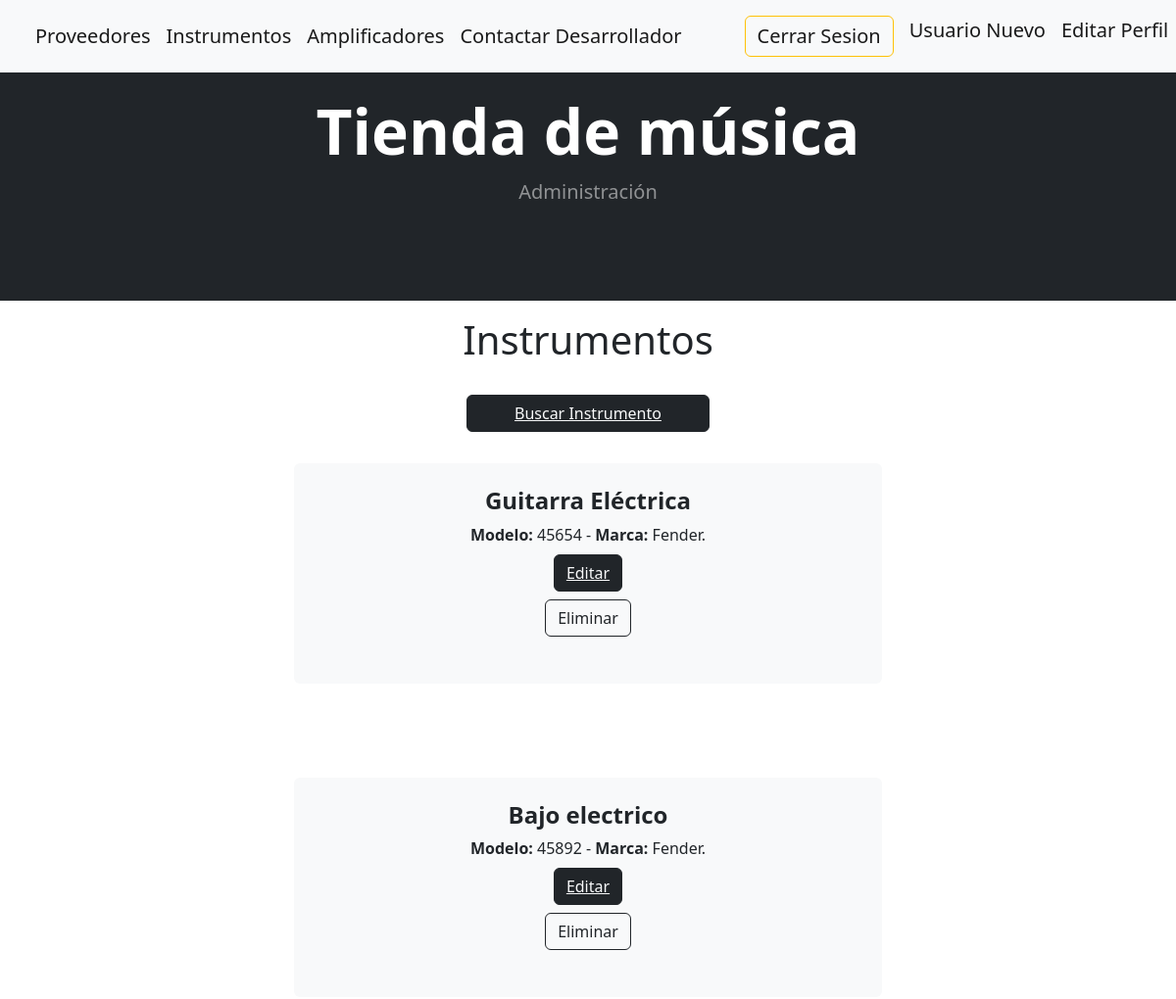
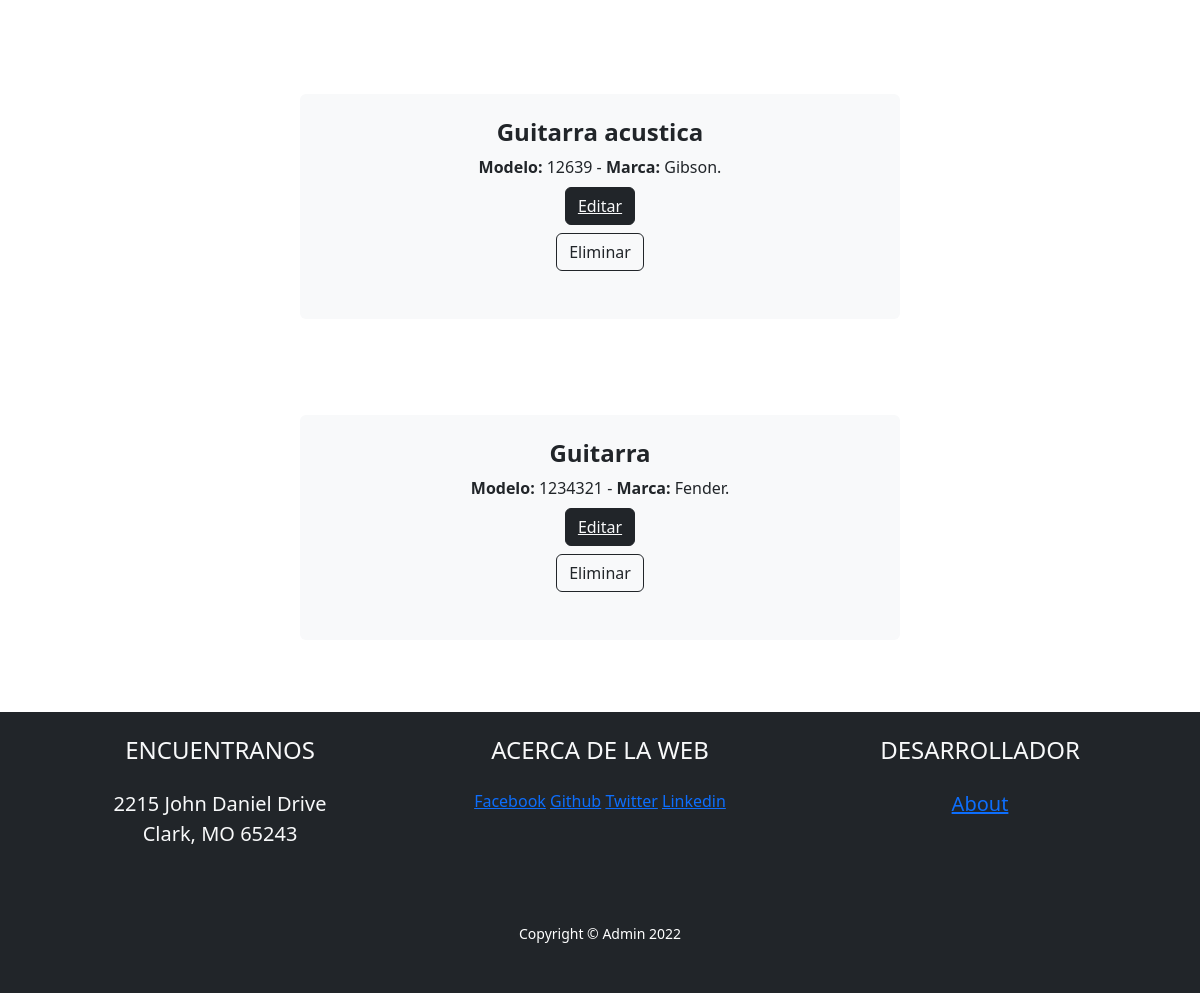
Page /app-tienda-musical/instrumento/ (signed in) on the earlier database version (2 pictures, top to bottom).
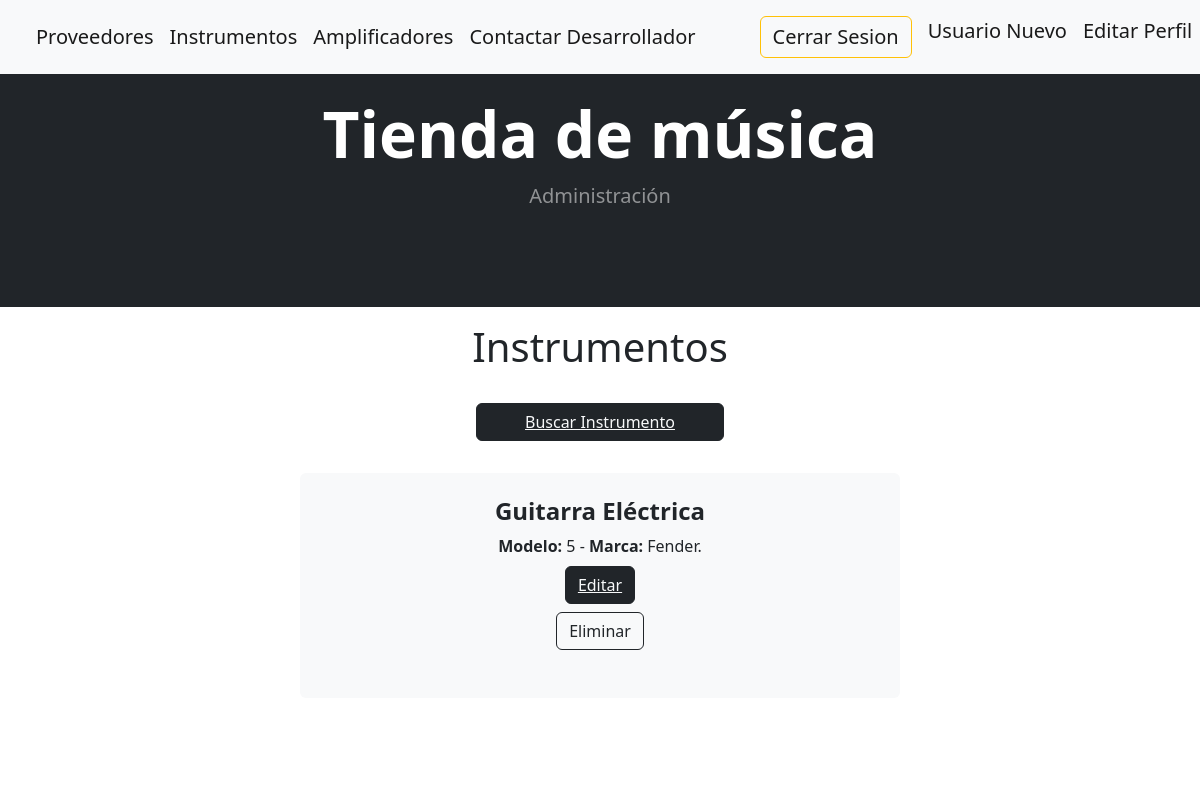
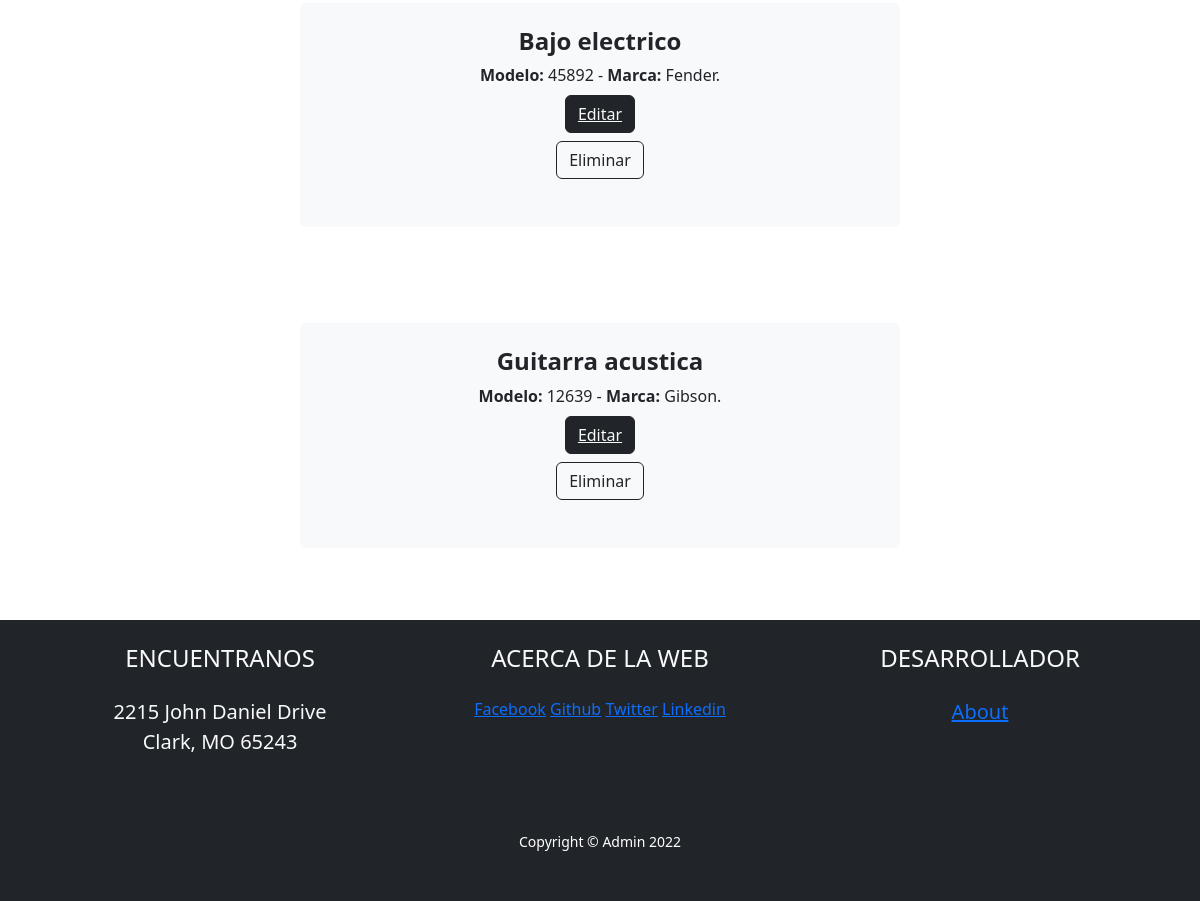
Same page on the later database version (2 pictures, top to bottom).
### AppTiendaMusical/models.py (models this page shows)
class Instrumento(models.Model):
    nombre = models.CharField(max_length=50)
    modelo = models.IntegerField()
    marca = models.CharField(max_length=50)

### AppTiendaMusical/views.py (the view)
# urls.py: path('instrumento/', instrumento, name="Instrumento"),
@login_required
def instrumento(request):
    lista_instrumentos = Instrumento.objects.all()
    return render(request, "Instrumento.html", {"instrumentos": lista_instrumentos})

### AppTiendaMusical/Templates/Instrumento.html (shortened to what this page needs)
{% extends 'Inicio.html' %}
{% load static %}
{% block ListaDeContenidos %}
<h1 style="text-align: center" class="py-3">Instrumentos</h1>
<div class="py-2">
    <center><button class="btn btn-dark mt-auto px-4"><a href="{% url 'BuscarInstrumento' %}"class="text-light px-4">Buscar Instrumento</a></button></center>
</div>
{% for instrumento in instrumentos %}
<center>
    <div class="col-lg-6 col-xxl-4 mb-5 py-4">
        <div class="card bg-light border-0 h-100">
            <div class="card-body text-center p-4 p-lg-5 pt-0 pt-lg-0">
                <h2 class="fs-4 fw-bold text-dark">{{instrumento.nombre}}</h2>
                <p class="mb-0 text-dark"><b> Modelo:</b> {{instrumento.modelo}} - <b>Marca:</b>
                    {{instrumento.marca}}.</p>
                <div>
                    <div class="py-2">
                        <center><button class="btn btn-dark mt-auto">
                                <a href="{% url 'EditarInstrumento' instrumento.id %}"
                                    class="text-light">Editar</a></button>
                        </center>
                    </div>
                    <form action="{% url 'EliminarInstrumento' instrumento.id %}" method="POST">{% csrf_token %}
                        <center><button class="btn btn-outline-dark mt-auto" type="submit">Eliminar</button>
                        </center>
                    </form>
                </div>
            </div>
        </div>
    </div>
</center>
{% endfor %}
{% endblock ListaDeContenidos %}

### AppTiendaMusical/Templates/Inicio.html (shortened to what this page needs)
<!DOCTYPE html>
<html lang="en">
<head>
    {% load static %}
    <link href="https://cdn.jsdelivr.net/npm/bootstrap-icons@1.5.0/font/bootstrap-icons.css" rel="stylesheet" />
    <link href="{% static 'css/styles.css' %}" rel="stylesheet" />
    <link href="https://cdn.jsdelivr.net/npm/bootstrap@5.2.3/dist/css/bootstrap.min.css" rel="stylesheet"
>
</head>
<body>
    <nav class="navbar fixed-top navbar-expand-lg bg-light py-3">
        <div class="container-fluid">
            {% if user.is_authenticated %}
            <div class="collapse navbar-collapse px-4" id="navbarSupportedContent">
                <ul class="navbar-nav mr-auto">
                    <li class="nav-item">
                        <a class="navbar-brand" href="{% url 'InicioProveedor' %}">Proveedores</a>
                    </li>
                    <li class="nav-item">
                        <a class="navbar-brand" href="{% url 'InicioInstrumento' %}">Instrumentos</a>
                    </li>
                    <li class="nav-item">
                        <a class="navbar-brand" href="{% url 'InicioAmplificador' %}">Amplificadores</a>
                    </li>
                    <li class="nav-item">
                        <a class="navbar-brand" href="{% url 'Contacto' %}">Contactar Desarrollador</a>
                    </li>
                </ul>
            </div>
            <ul class="navbar-nav px-4">
                <li class="nav-item">
                    <a class="navbar-brand btn btn-outline-warning py-8" aria-current="page" href="{% url 'Logout' %}">Cerrar Sesion</a>
                </li>
                <li class="nav-item">
                    <a class="navbar-brand" href="{% url 'Registro' %}">Usuario Nuevo</a>
                </li>
                <li class="nav-item">
                    <a class="navbar-brand" href="{% url 'EditarPerfil' %}">Editar Perfil</a>
                </li>
            </ul>
            {% endif %}
        </div>
    </nav>
    <header class="bg-dark py-4">
        <div class="container px-4 px-lg-5 my-5 py-4">
            <div class="text-center text-white">
                <h1 class="display-3 fw-bolder">Tienda de música</h1>
                <p class="lead fw-normal text-white-50 mb-0">Administración</p>
            </div>
        </div>
    </header>
    {% block ListaDeContenidos %}{% endblock ListaDeContenidos %}
    <div class="bg-dark text-light">
        <footer class="footer text-center py-9">
            <div class="container">
                <div class="row">
                    <div class="col-lg-4 mb-5 mb-lg-0 py-4">
                        <h4 class="text-uppercase mb-4">Encuentranos</h4>
                        <p class="lead mb-0">
                            2215 John Daniel Drive
                            <br />
                            Clark, MO 65243
                        </p>
                    </div>
                    <div class="col-lg-4 mb-5 mb-lg-0 py-4">
                        <h4 class="text-uppercase mb-4"> Acerca de la WEB</h4>
                        <a href="https://www.facebook.com">Facebook</a>
                        <a href="https://github.com">Github</a>
                        <a href="https://twitter.com">Twitter</a>
                        <a href="https://mx.linkedin.com">Linkedin</a>
                    </div>
                    <div class="col-lg-4 py-4">
                        <h4 class="text-uppercase mb-4">Desarrollador</h4>
                        <p class="lead mb-0">
                            <a href="{% url 'About' %}">About</a>
                        </p>
                    </div>
                </div>
            </div>
        </footer>
    </div>
    <div class="bg-dark py-4">
        <div class="copyright py-4 text-center text-white">
            <div class="container"><small>Copyright &copy; Admin 2022</small></div>
        </div>
    </div>
</body>
</html>

Differences in the rows shown:
removed Instrumento: nombre "Guitarra", modelo "1234321", marca "Fender"
changed Instrumento "Guitarra Eléctrica": modelo "45654" → "5"
